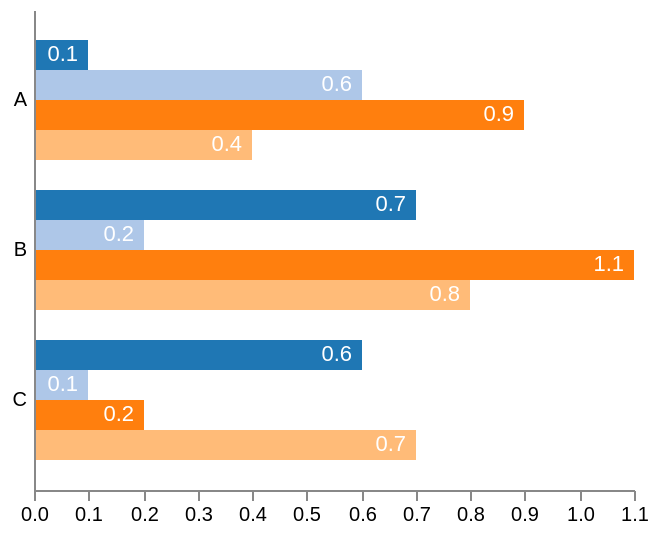

Here is the Vega-Lite specification saved for this chart:
### Vega specification from a JSON file in a GitHub repository (floating-point values rounded to 4 significant figures)
{"$schema": "https://vega.github.io/schema/vega/v3.0.json", "width": 300, "height": 240, "padding": 5, "data": [{"name": "table", "values": [{"category": "A", "position": 0, "value": 0.1}, {"category": "A", "position": 1, "value": 0.6}, {"category": "A", "position": 2, "value": 0.9}, {"category": "A", "position": 3, "value": 0.4}, {"category": "B", "position": 0, "value": 0.7}, {"category": "B", "position": 1, "value": 0.2}, {"category": "B", "position": 2, "value": 1.1}, {"category": "B", "position": 3, "value": 0.8}, {"category": "C", "position": 0, "value": 0.6}, {"category": "C", "position": 1, "value": 0.1}, {"category": "C", "position": 2, "value": 0.2}, {"category": "C", "position": 3, "value": 0.7}]}], "scales": [{"name": "yscale", "type": "band", "domain": {"data": "table", "field": "category"}, "range": "height", "padding": 0.2}, {"name": "xscale", "type": "linear", "domain": {"data": "table", "field": "value"}, "range": "width", "round": true, "zero": true, "nice": true}, {"name": "color", "type": "ordinal", "domain": {"data": "table", "field": "position"}, "range": {"scheme": "category20"}}], "axes": [{"orient": "left", "scale": "yscale", "tickSize": 0, "labelPadding": 4, "zindex": 1}, {"orient": "bottom", "scale": "xscale"}], "marks": [{"type": "group", "from": {"facet": {"data": "table", "name": "facet", "groupby": "category"}}, "encode": {"enter": {"y": {"scale": "yscale", "field": "category"}}}, "signals": [{"name": "height", "update": "bandwidth('yscale')"}], "scales": [{"name": "pos", "type": "band", "range": "height", "domain": {"data": "facet", "field": "position"}}], "marks": [{"name": "bars", "from": {"data": "facet"}, "type": "rect", "encode": {"enter": {"y": {"scale": "pos", "field": "position"}, "height": {"scale": "pos", "band": 1}, "x": {"scale": "xscale", "field": "value"}, "x2": {"scale": "xscale", "value": 0}, "fill": {"scale": "color", "field": "position"}}}}, {"type": "text", "from": {"data": "bars"}, "encode": {"enter": {"x": {"field": "x2", "offset": -5}, "y": {"field": "y", "offset": {"field": "height", "mult": 0.5}}, "fill": {"value": "white"}, "align": {"value": "right"}, "baseline": {"value": "middle"}, "text": {"field": "datum.value"}}}}]}]}
